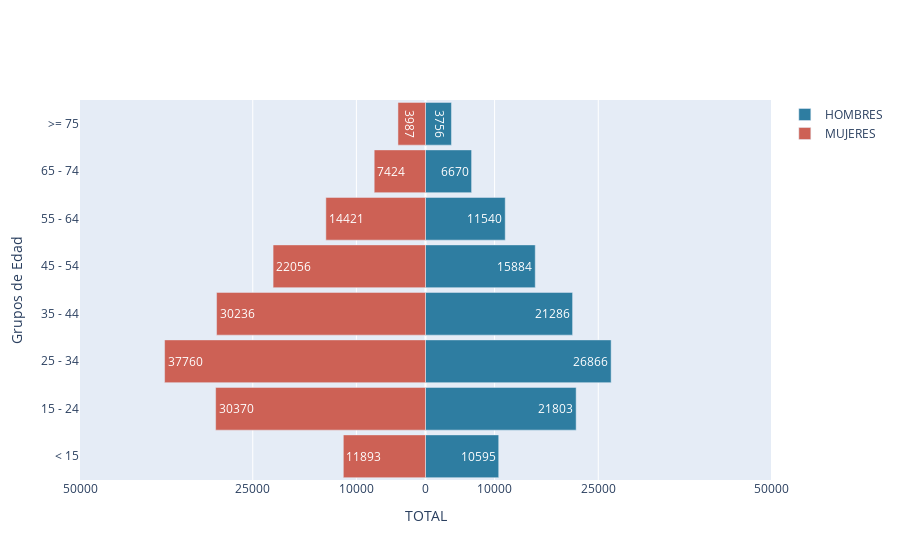

Notebook cell for this chart:
### Markdown cell above
### Grafico Piramide Poblacional

### Code cell
#import plotly.plotly as py
#import plotly.graph_objs as go

#import numpy as np

women_bins = df_GroupByEdades['-MUJER']
men_bins = df_GroupByEdades['HOMBRE']


y = df_GroupByEdades['RangoEdad']

layout = go.Layout(yaxis=go.layout.YAxis(title='Grupos de Edad'),
                   xaxis=go.layout.XAxis(
                       range=[-50000, 50000],
                       tickvals=[-50000, -25000, -10000, 0, 10000, 25000, 50000],
                       ticktext=[50000, 25000, 10000, 0, 10000, 25000, 50000],
                       title='TOTAL'),
                   barmode='overlay',
                   bargap=0.1)

data = [go.Bar(y=y,
               x=men_bins,
               orientation='h',
               name='HOMBRES',
               text=men_bins.astype('int'),
               hoverinfo='x',
               marker=dict(color='#2E7DA1')
               ),
        go.Bar(y=y,
               x=women_bins,
               orientation='h',
               name='MUJERES',
               text=-1 * women_bins.astype('int'),
               hoverinfo='text',
               marker=dict(color='#CD6155')
               )]

pyo.iplot(dict(data=data, layout=layout), filename='../resultados/PiramidePoblacion.html')

### Figure 1 — Plotly figure (JSON) as saved in the notebook; plotly's stock layout.template omitted (floating-point values rounded to 4 significant figures)
{"data": [{"hoverinfo": "x", "marker": {"color": "#2E7DA1"}, "name": "HOMBRES", "orientation": "h", "text": [10595, 21803, 26866, 21286, 15884, 11540, 6670, 3756], "type": "bar", "x": [10595, 21803, 26866, 21286, 15884, 11540, 6670, 3756], "y": ["< 15", "15 - 24", "25 - 34", "35 - 44", "45 - 54", "55 - 64", "65 - 74", ">= 75"]}, {"hoverinfo": "text", "marker": {"color": "#CD6155"}, "name": "MUJERES", "orientation": "h", "text": [11893, 30370, 37760, 30236, 22056, 14421, 7424, 3987], "type": "bar", "x": [-11893, -30370, -37760, -30236, -22056, -14421, -7424, -3987], "y": ["< 15", "15 - 24", "25 - 34", "35 - 44", "45 - 54", "55 - 64", "65 - 74", ">= 75"]}], "layout": {"bargap": 0.1, "barmode": "overlay", "xaxis": {"range": [-50000, 50000], "ticktext": [50000, 25000, 10000, 0, 10000, 25000, 50000], "tickvals": [-50000, -25000, -10000, 0, 10000, 25000, 50000], "title": {"text": "TOTAL"}}, "yaxis": {"title": {"text": "Grupos de Edad"}}}}
